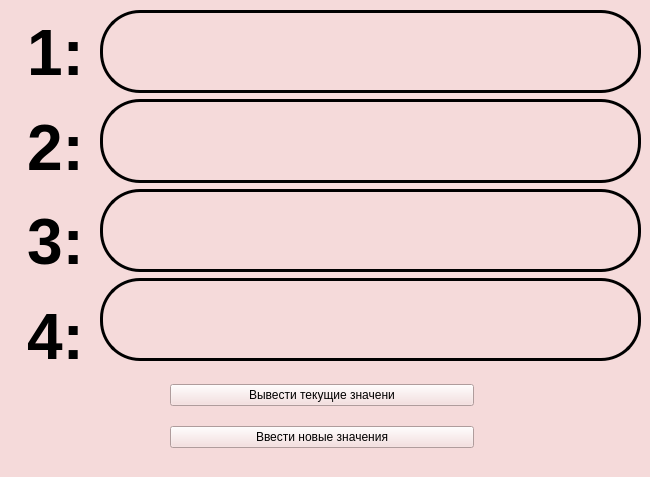
<?xml version="1.0" encoding="UTF-8"?>
<ui version="4.0">
 <class>MainWindow</class>
 <widget class="QMainWindow" name="MainWindow">
  <property name="geometry">
   <rect>
    <x>0</x>
    <y>0</y>
    <width>650</width>
    <height>477</height>
   </rect>
  </property>
  <property name="windowTitle">
   <string>MainWindow</string>
  </property>
  <property name="styleSheet">
   <string notr="true">font: 300 italic 17pt &quot;Ubuntu&quot;;
background-color: rgb(245, 218, 218);
color: rgb(0, 0, 0);</string>
  </property>
  <widget class="QWidget" name="centralwidget">
   <widget class="QWidget" name="layoutWidget">
    <property name="geometry">
     <rect>
      <x>10</x>
      <y>10</y>
      <width>91</width>
      <height>372</height>
     </rect>
    </property>
    <layout class="QVBoxLayout" name="verticalLayout_2">
     <item>
      <widget class="QLabel" name="label_5">
       <property name="text">
        <string>&lt;html&gt;&lt;head/&gt;&lt;body&gt;&lt;p align=&quot;center&quot;&gt;&lt;span style=&quot; font-size:48pt; font-weight:700;&quot;&gt;1:&lt;/span&gt;&lt;/p&gt;&lt;/body&gt;&lt;/html&gt;</string>
       </property>
      </widget>
     </item>
     <item>
      <widget class="QLabel" name="label_6">
       <property name="text">
        <string>&lt;html&gt;&lt;head/&gt;&lt;body&gt;&lt;p align=&quot;center&quot;&gt;&lt;span style=&quot; font-size:48pt; font-weight:700;&quot;&gt;2:&lt;/span&gt;&lt;/p&gt;&lt;/body&gt;&lt;/html&gt;</string>
       </property>
      </widget>
     </item>
     <item>
      <widget class="QLabel" name="label_7">
       <property name="text">
        <string>&lt;html&gt;&lt;head/&gt;&lt;body&gt;&lt;p align=&quot;center&quot;&gt;&lt;span style=&quot; font-size:48pt; font-weight:700;&quot;&gt;3:&lt;/span&gt;&lt;/p&gt;&lt;/body&gt;&lt;/html&gt;</string>
       </property>
      </widget>
     </item>
     <item>
      <widget class="QLabel" name="label_8">
       <property name="text">
        <string>&lt;html&gt;&lt;head/&gt;&lt;body&gt;&lt;p align=&quot;center&quot;&gt;&lt;span style=&quot; font-size:48pt; font-weight:700;&quot;&gt;4:&lt;/span&gt;&lt;/p&gt;&lt;/body&gt;&lt;/html&gt;</string>
       </property>
      </widget>
     </item>
    </layout>
   </widget>
   <widget class="QWidget" name="layoutWidget">
    <property name="geometry">
     <rect>
      <x>100</x>
      <y>10</y>
      <width>541</width>
      <height>351</height>
     </rect>
    </property>
    <layout class="QVBoxLayout" name="verticalLayout">
     <item>
      <widget class="QLabel" name="ln_ans1">
       <property name="styleSheet">
        <string notr="true">border: 3px solid black;
border-radius: 40px;</string>
       </property>
       <property name="text">
        <string/>
       </property>
      </widget>
     </item>
     <item>
      <widget class="QLabel" name="ln_ans2">
       <property name="styleSheet">
        <string notr="true">border: 3px solid black;
border-radius: 40px;</string>
       </property>
       <property name="text">
        <string/>
       </property>
      </widget>
     </item>
     <item>
      <widget class="QLabel" name="ln_ans3">
       <property name="styleSheet">
        <string notr="true">border: 3px solid black;
border-radius: 40px;</string>
       </property>
       <property name="text">
        <string/>
       </property>
      </widget>
     </item>
     <item>
      <widget class="QLabel" name="ln_ans4">
       <property name="styleSheet">
        <string notr="true">border: 3px solid black;
border-radius: 40px;</string>
       </property>
       <property name="text">
        <string/>
       </property>
      </widget>
     </item>
    </layout>
   </widget>
   <widget class="QWidget" name="layoutWidget">
    <property name="geometry">
     <rect>
      <x>170</x>
      <y>370</y>
      <width>304</width>
      <height>94</height>
     </rect>
    </property>
    <layout class="QVBoxLayout" name="verticalLayout_3">
     <item>
      <widget class="QPushButton" name="bnt_printCurrRes">
       <property name="text">
        <string>Вывести текущие значени</string>
       </property>
      </widget>
     </item>
     <item>
      <widget class="QPushButton" name="bnt_input">
       <property name="text">
        <string>Ввести новые значения</string>
       </property>
      </widget>
     </item>
    </layout>
   </widget>
  </widget>
 </widget>
 <resources/>
 <connections/>
</ui>
